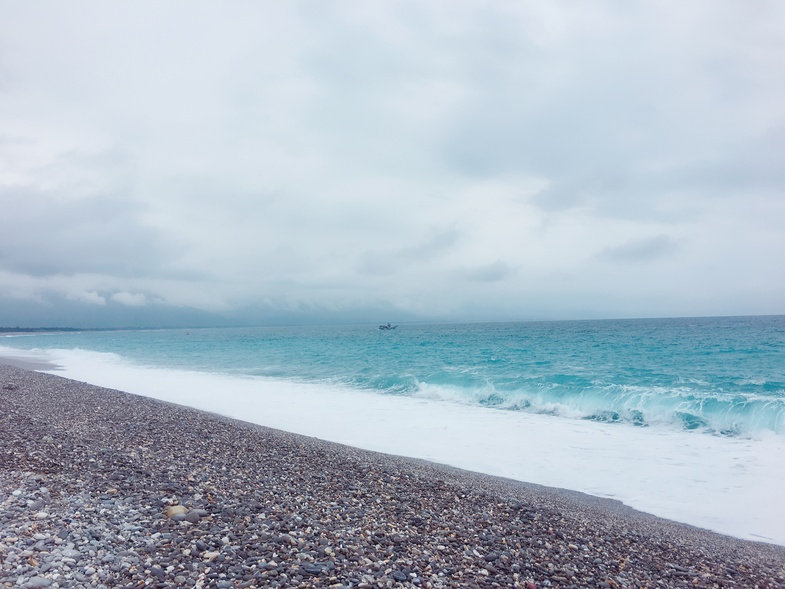
#> input picture Compare_Hist_1.jpg, 785 x 589 px, shrunk from 3264 x 2448 before the run
$ python '34.直方图比较.py'
#> lines starting #> are read from the running program, lines starting #| are printed output that depends on the picture
import cv2
import numpy as np
import sys
from matplotlib import pyplot as plt


def normalize_image(path):
#> called with path = 'Compare_Hist_1.jpg'
    image = cv2.imread(path, 0)
#> image: shape (589, 785); min 0, max 255, mean 183.2
    if image is None:
        print('Failed to read image')
        sys.exit()
    # 绘制直方图
    plt.hist(image.ravel(), 256, [0, 256])
    plt.title(path.split('.'[0]))
    plt.show()
#> figure, not shown here; tallest bar 17416 high, from x = 225 to 226
    # 计算直方图
    hist_item = cv2.calcHist([image], [0], None, [256], [0, 256])
#> hist_item = 256 values, max 17416 at index 225, min 0 at index 3, mean 1806.1
    print(hist_item.shape)
#| (256, 1)
    # 进行归一化
    imgage_nor = cv2.normalize(hist_item, None, 0, 1, cv2.NORM_MINMAX)
#> imgage_nor = 256 values, max 1 at index 225, min 0 at index 3, mean 0.104
    # normalize_result = np.zeros(hist_item.shape, np.float32)
    # cv2.normalize(hist_item, normalize_result, 0, 1, cv2.NORM_MINMAX)
    return imgage_nor


def compare_hist(image1_path, image2_path):
    image1 = normalize_image(image1_path)
#> image1 has the same summary as imgage_nor in normalize_image
    image2 = normalize_image(image2_path)
#> call 2 of normalize_image, with path = 'Compare_Hist_2.jpg'
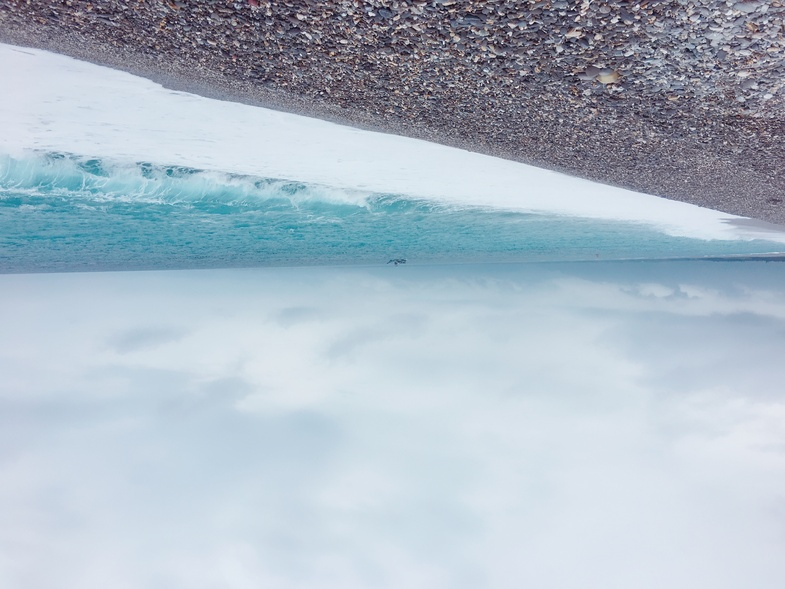
#> input picture Compare_Hist_2.jpg, 785 x 589 px, shrunk from 3264 x 2448 before the run
#> in normalize_image (call 2), `image = cv2.imread(path, 0)`:
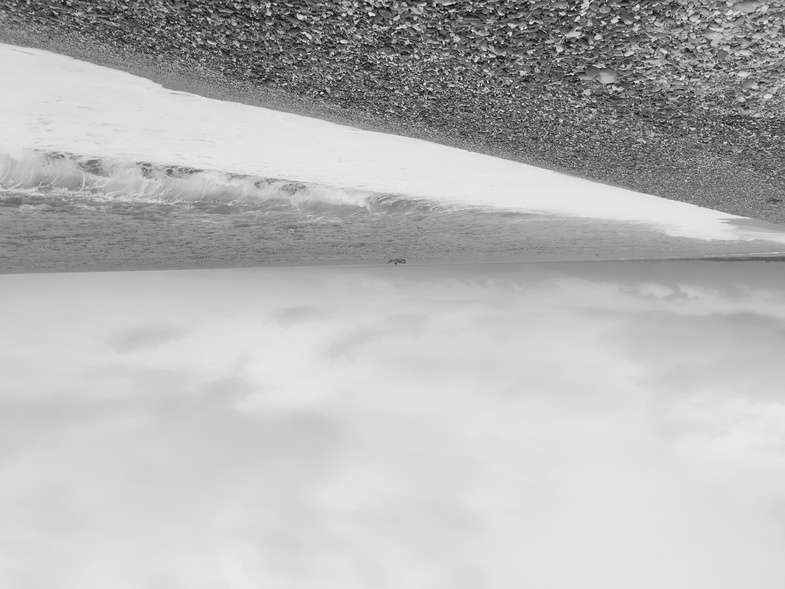
#> image: shape (589, 785); min 0, max 253, mean 183.2
#> in normalize_image (call 2), `hist_item = cv2.calcHist([image], [0], None, [256], [0, 256])`: hist_item = 256 values, max 17348 at index 225, min 0 at index 5, mean 1806.1
#| (256, 1)
#> in normalize_image (call 2), `imgage_nor = cv2.normalize(hist_item, None, 0, 1, cv2.NORM_MINMAX)`: imgage_nor = 256 values, max 1 at index 225, min 0 at index 5, mean 0.104
#> image2 has the same summary as imgage_nor in normalize_image
    # 进行直方图比较
    return round(cv2.compareHist(image1, image2, cv2.HISTCMP_CORREL), 2)


if __name__ == '__main__':
    img1_path = 'Compare_Hist_1.jpg'
    img2_path = 'Compare_Hist_2.jpg'
    img3_path = 'Compare_Hist_3.jpg'
    img4_path = 'Compare_Hist_4.jpg'
    print('Compare_Hist_1.jpg与Compare_Hist_2.jpg的相似性%s' % (compare_hist(img1_path, img2_path)))
    print('Compare_Hist_3.jpg与Compare_Hist_4.jpg的相似性%s' % (compare_hist(img3_path, img4_path)))
#> call 3 of normalize_image, with path = 'Compare_Hist_3.jpg'
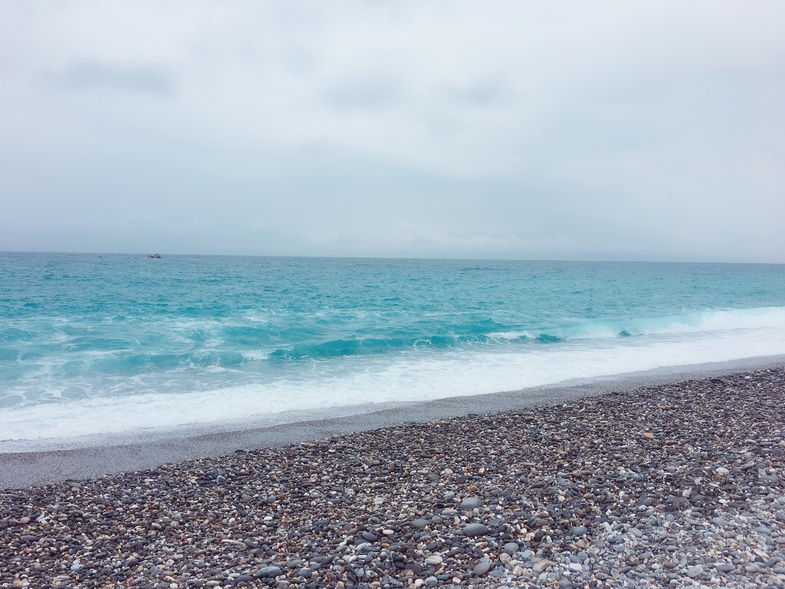
#> input picture Compare_Hist_3.jpg, 785 x 589 px, shrunk from 3264 x 2448 before the run
#> in normalize_image (call 3), `plt.show()`:
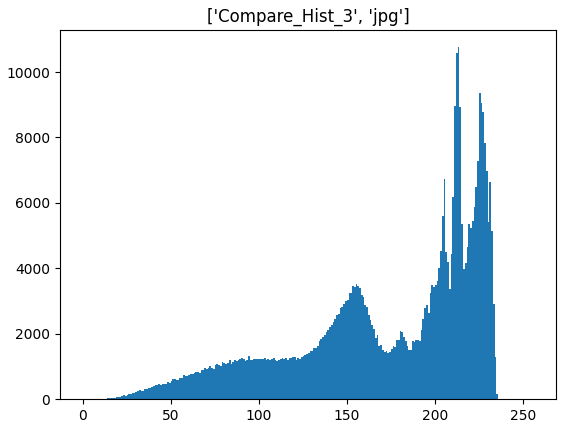
#> figure drawn by matplotlib, 1 panel; tallest bar 10758 high, from x = 213 to 214
#> in normalize_image (call 3), `hist_item = cv2.calcHist([image], [0], None, [256], [0, 256])`: hist_item = 256 values, max 10758 at index 213, min 0 at index 2, mean 1806.1
#| (256, 1)
#> in normalize_image (call 3), `imgage_nor = cv2.normalize(hist_item, None, 0, 1, cv2.NORM_MINMAX)`: imgage_nor = 256 values, max 1 at index 213, min 0 at index 2, mean 0.168
#> call 4 of normalize_image, with path = 'Compare_Hist_4.jpg'
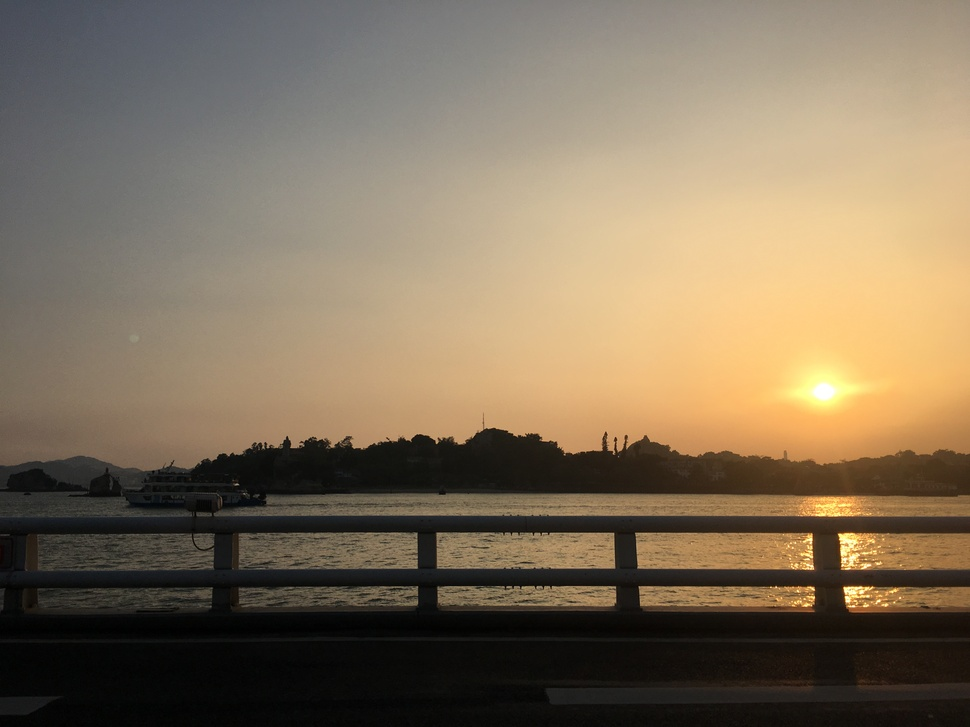
#> input picture Compare_Hist_4.jpg, 970 x 727 px, shrunk from 4032 x 3024 before the run
#> in normalize_image (call 4), `image = cv2.imread(path, 0)`:
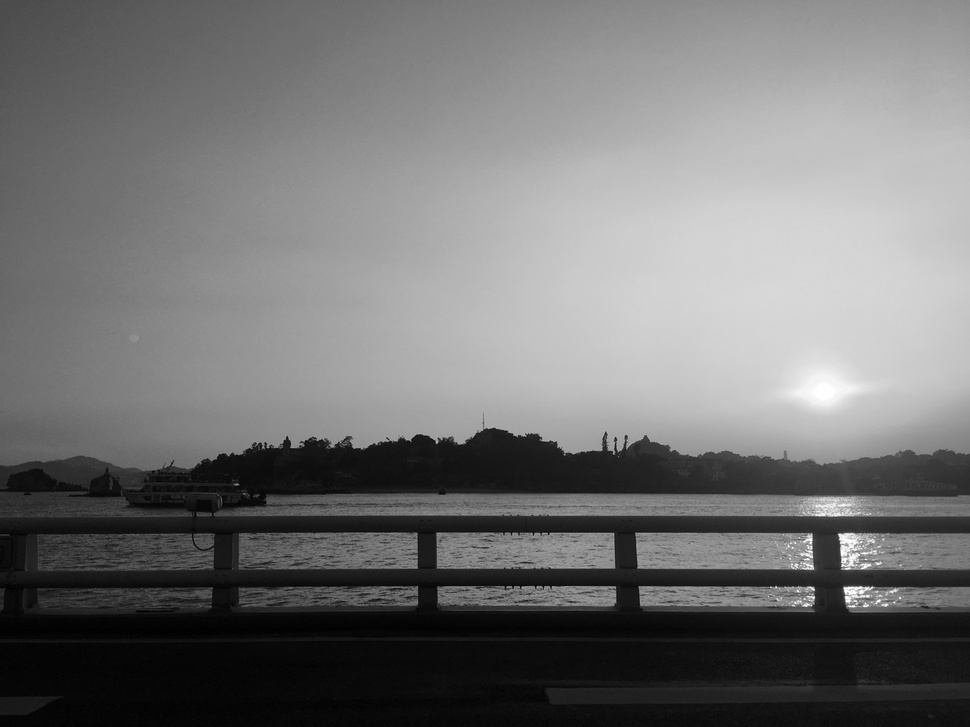
#> image: shape (727, 970); min 0, max 255, mean 114.8
#> in normalize_image (call 4), `plt.show()`:
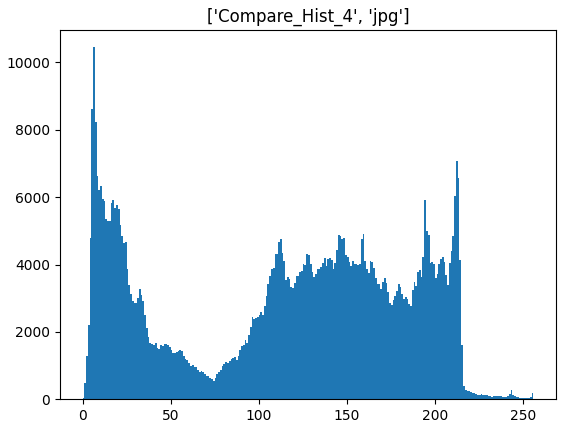
#> figure drawn by matplotlib, 1 panel; tallest bar 10454 high, from x = 6 to 7
#> in normalize_image (call 4), `hist_item = cv2.calcHist([image], [0], None, [256], [0, 256])`: hist_item = 256 values, max 10454 at index 6, min 32 at index 0, mean 2754.6
#| (256, 1)
#> in normalize_image (call 4), `imgage_nor = cv2.normalize(hist_item, None, 0, 1, cv2.NORM_MINMAX)`: imgage_nor = 256 values, max 1 at index 6, min 0 at index 0, mean 0.261
